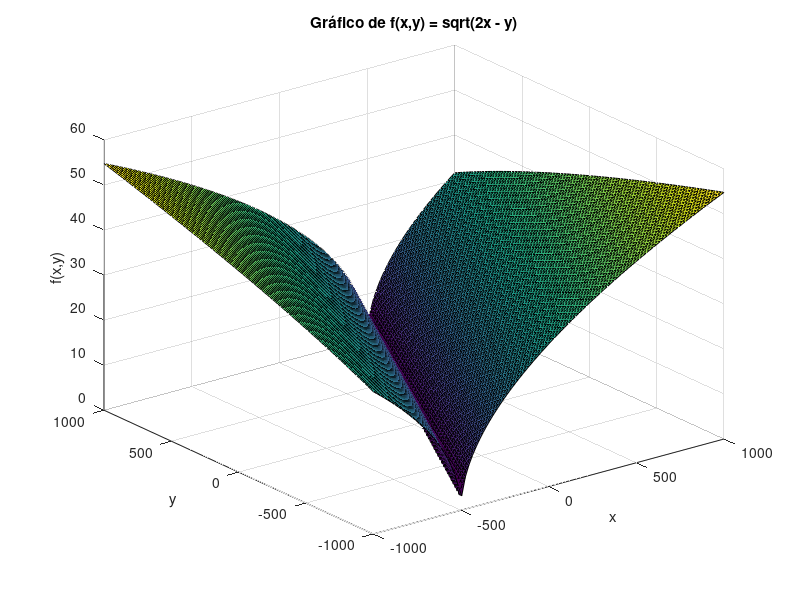

MATLAB code for this plot:
% Definir la función
func = @(x,y) sqrt(abs(2*x-y));

% Definir los rangos para x y y
x = linspace(-1000, 1000, 100);
y = linspace(-1000, 1000, 100);

% Crear una malla de valores para x e y
[X, Y] = meshgrid(x, y);

% Evaluar la función en la malla
Z = func(X, Y);

% Graficar la función
surf(X, Y, Z);

% Etiquetar los ejes y agregar un título
xlabel('x');
ylabel('y');
zlabel('f(x,y)');
title('Gráfico de f(x,y) = sqrt(2x - y)');

